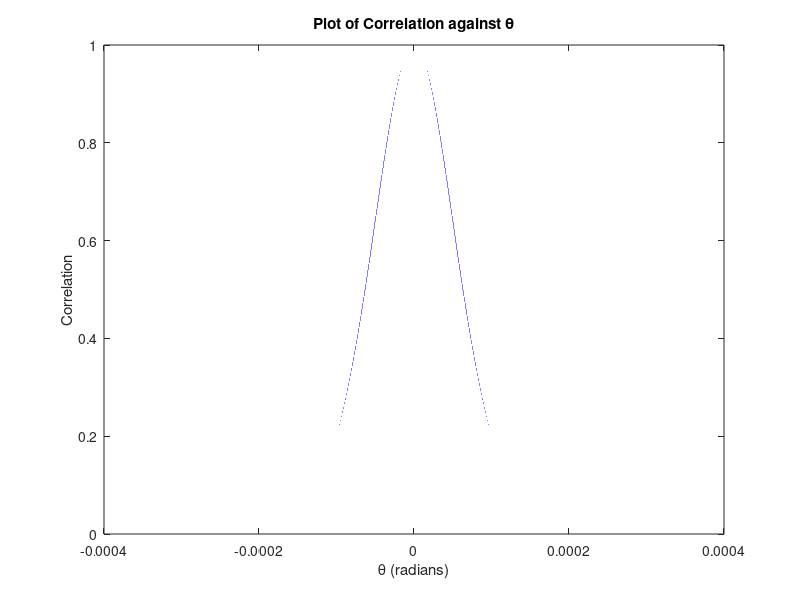

Source code (MATLAB):
% wavelengh is 523 nm, wave number is calculated by 2 pi/ wavelengh
k = 2*pi/532e-9; 
 % sample thickness is 2mm
L = 2e-3;       
%rotated angle in radians, radian=degree*pi/180, ranging from -5 degree to
%5 degree
theta = linspace(-0.02, 0.02, 1e6)*pi/180;
x = k.*abs(theta).*L;
Correlation = (x./sinh(x)).^2;
Correlation(theta==0)=1;

plot(theta, Correlation)
xlabel('θ (radians)')
ylabel('Correlation')
title('Plot of Correlation against θ')
saveas(gcf,'optics_image.png')
